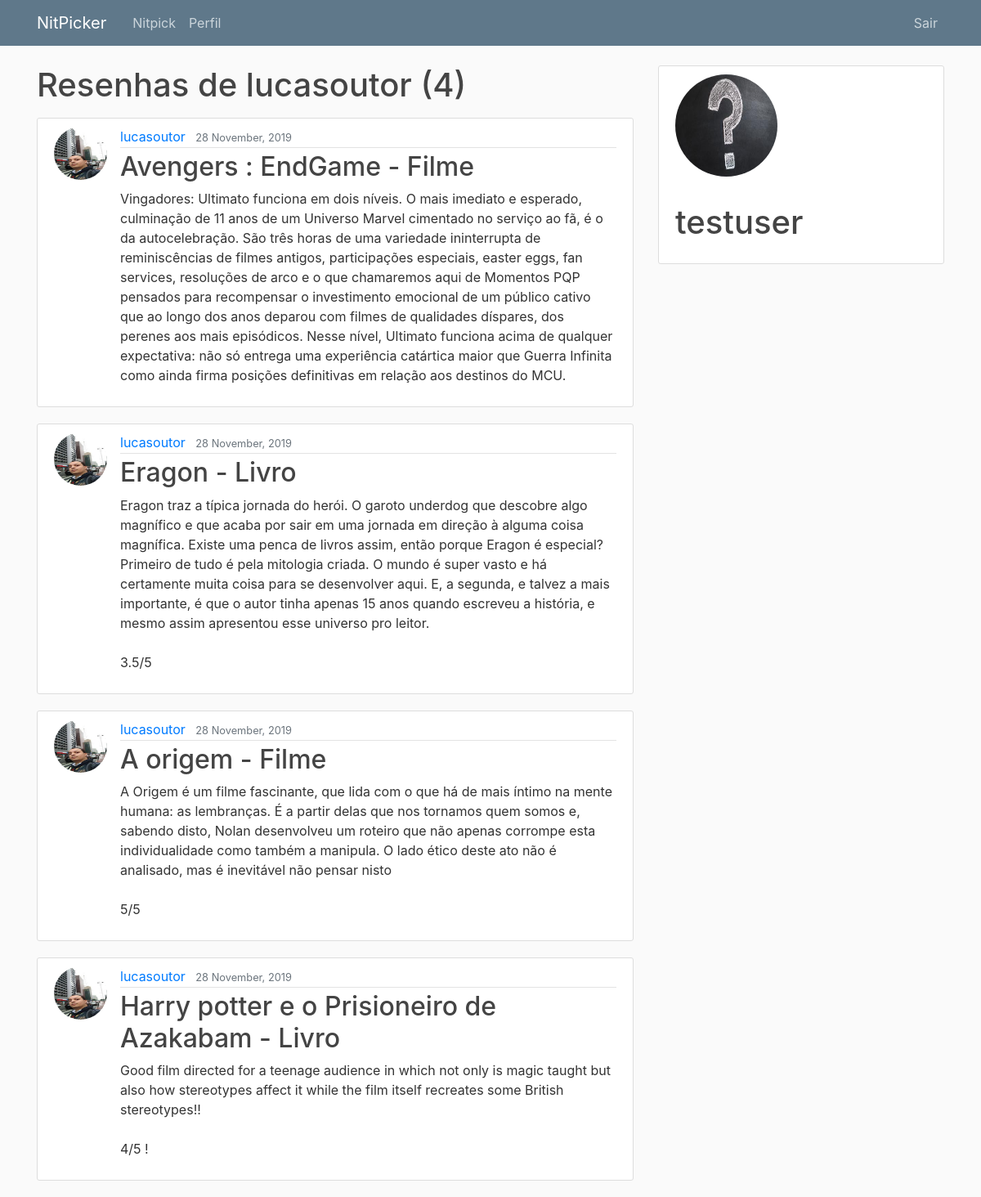
Screenshot of /user/lucasoutor (signed in) with the database file from the repository.
### blog/models.py (models this page shows, shortened)
class Post(models.Model):
    title = models.CharField(max_length=100)
    content = models.TextField()
    Midia = models.CharField(max_length=100)
    date_posted = models.DateTimeField(default=timezone.now)
    author = models.ForeignKey(User, on_delete=models.CASCADE)

### users/models.py (models this page shows, shortened)
class Profile(models.Model):
    user = models.OneToOneField(User, on_delete=models.CASCADE)
    image = models.ImageField(default='default.jpg', upload_to='profile_pics')

### blog/views.py (the view)
# urls.py: path('user/<str:username>', UserPostListView.as_view(), name='user-posts'),
class UserPostListView(ListView):
    model = Post
    template_name = 'blog/user_posts.html'  # <app>/<model>_<viewtype>.html
    context_object_name = 'posts'
    paginate_by = 5
    def get_queryset(self):
        user = get_object_or_404(User, username=self.kwargs.get('username'))
        return Post.objects.filter(author=user).order_by('-date_posted')

### blog/templates/blog/user_posts.html (shortened to what this page needs)
{% extends "blog/base.html" %}
{% block content %}
    <h1 class="mb-3">Resenhas de {{ view.kwargs.username }} ({{ page_obj.paginator.count }})</h1>
    {% for post in posts %}
        <article class="media content-section">
          <img class="rounded-circle article-img" src="{{ post.author.profile.image.url }}">
          <div class="media-body">
            <div class="article-metadata">
              <a class="mr-2" href="{% url 'user-posts' post.author.username %}">{{ post.author }}</a>
              <small class="text-muted">{{ post.date_posted|date:"d F, Y" }}</small>
            </div>
            <h2><a class="article-title" href="{% url 'post-detail' post.id %}">{{ post.title }} - {{post.Midia}}</a></h2>
            <p class="article-content">{{ post.content }}</p>
          </div>
        </article>
    {% endfor %}
{% endblock content %}

### blog/templates/blog/base.html (shortened to what this page needs)
{% load static %}
<!DOCTYPE html>
<html>
<head>
	<link rel="stylesheet" href="https://maxcdn.bootstrapcdn.com/bootstrap/4.0.0/css/bootstrap.min.css">
    <link rel="stylesheet" type="text/css" href="{% static 'blog/main.css' %}">
</head>
<body>
	<header class="site-header">
		<nav class="navbar navbar-expand-md navbar-dark bg-steel fixed-top">
			<div class="container">
				<a class="navbar-brand mr-4" href="/">NitPicker</a>
				<div class="collapse navbar-collapse" id="navbarToggle">
					<div class="navbar-nav mr-auto">
						{% if user.is_authenticated %}
						<a class="nav-item nav-link" href="{% url 'post-create' %}">Nitpick</a>
						<a class="nav-item nav-link" href="{% url 'profile' %}">Perfil</a>
						{% endif %}
					</div>
					<div class="navbar-nav">
						{% if user.is_authenticated %}
						<a class="nav-item nav-link" href="{% url 'logout' %}">Sair</a>
						{% else %}
						<a class="nav-item nav-link" href="{% url 'login' %}">Entrar</a>
						<a class="nav-item nav-link" href="{% url 'register' %}">Cadastrar</a>
						{% endif %}
					</div>
				</div>
			</div>
		</nav>
	</header>
	<main role="main" class="container">
		<div class="row">
			<div class="col-md-8">
				{% block content %}{% endblock %}
			</div>
			{% if user.is_authenticated %}
			<div class="col-md-4">
				<div class="content-section">
					<img class="rounded-circle account-img" src="{{ user.profile.image.url }}">
					<p class='text-muted'>
						<h2 class="account-heading">{{ user.username }}</h2>
					</p>
				</div>
			</div>
			{% endif %}
		</div>
	</main>
</body>
</html>

### blog/static/blog/main.css (style rules this page uses)
body { background: #fafafa; color: #333333; margin-top: 5rem; }
h1, h2, h3, h4, h5, h6 { color: #444444; }
.bg-steel { background-color: #5f788a; }
.site-header .navbar-nav .nav-link { color: #cbd5db; }
.content-section { background: #ffffff; padding: 10px 20px; border: 1px solid #dddddd; border-radius: 3px; margin-bottom: 20px; }
.article-title { color: #444444; }
.article-content { white-space: pre-line; }
.article-img { height: 65px; width: 65px; margin-right: 16px; }
.article-metadata { padding-bottom: 1px; margin-bottom: 4px; border-bottom: 1px solid #e3e3e3 }
.account-img { height: 125px; width: 125px; margin-right: 20px; margin-bottom: 16px; }
.account-heading { font-size: 2.5rem; }

### rows the page displays
Post: author.profile.image (picture), author "lucasoutor", date_posted "28 November, 2019", title "Avengers : EndGame", Midia "Filme", content "Vingadores: Ultimato funciona em dois níveis. O mais imediato e esperado, culminação de 11 anos de um Universo Marvel cimentado no serviço ao fã, é o da autocelebração. São três horas de uma variedade ininterrupta de reminiscências de filmes antigos, participações especiais, easter eggs, fan services, resoluções de arco e o que chamaremos aqui de Momentos PQP pensados para recompensar o investimento emocional de um público cativo que ao longo dos anos deparou com filmes de qualidades díspares, dos perenes aos mais episódicos. Nesse nível, Ultimato funciona acima de qualquer expectativa: não só entrega uma experiência catártica maior que Guerra Infinita como ainda firma posições definitivas…"
Post: author.profile.image (picture), author "lucasoutor", date_posted "28 November, 2019", title "Eragon", Midia "Livro", content "Eragon traz a típica jornada do herói. O garoto underdog que descobre algo magnífico e que acaba por sair em uma jornada em direção à alguma coisa magnífica. Existe uma penca de livros assim, então porque Eragon é especial? Primeiro de tudo é pela mitologia criada. O mundo é super vasto e há certamente muita coisa para se desenvolver aqui. E, a segunda, e talvez a mais importante, é que o autor tinha apenas 15 anos quando escreveu a história, e mesmo assim apresentou esse universo pro leitor. 3.5/5"
Post: author.profile.image (picture), author "lucasoutor", date_posted "28 November, 2019", title "A origem", Midia "Filme", content "A Origem é um filme fascinante, que lida com o que há de mais íntimo na mente humana: as lembranças. É a partir delas que nos tornamos quem somos e, sabendo disto, Nolan desenvolveu um roteiro que não apenas corrompe esta individualidade como também a manipula. O lado ético deste ato não é analisado, mas é inevitável não pensar nisto 5/5"
Post: author.profile.image (picture), author "lucasoutor", date_posted "28 November, 2019", title "Harry potter e o Prisioneiro de Azakabam", Midia "Livro", content "Good film directed for a teenage audience in which not only is magic taught but also how stereotypes affect it while the film itself recreates some British stereotypes!! 4/5 !"

### other values shown
{{ view.kwargs.username }} "lucasoutor"
{{ page_obj.paginator.count }} "4"
{{ user.username }} "testuser"
